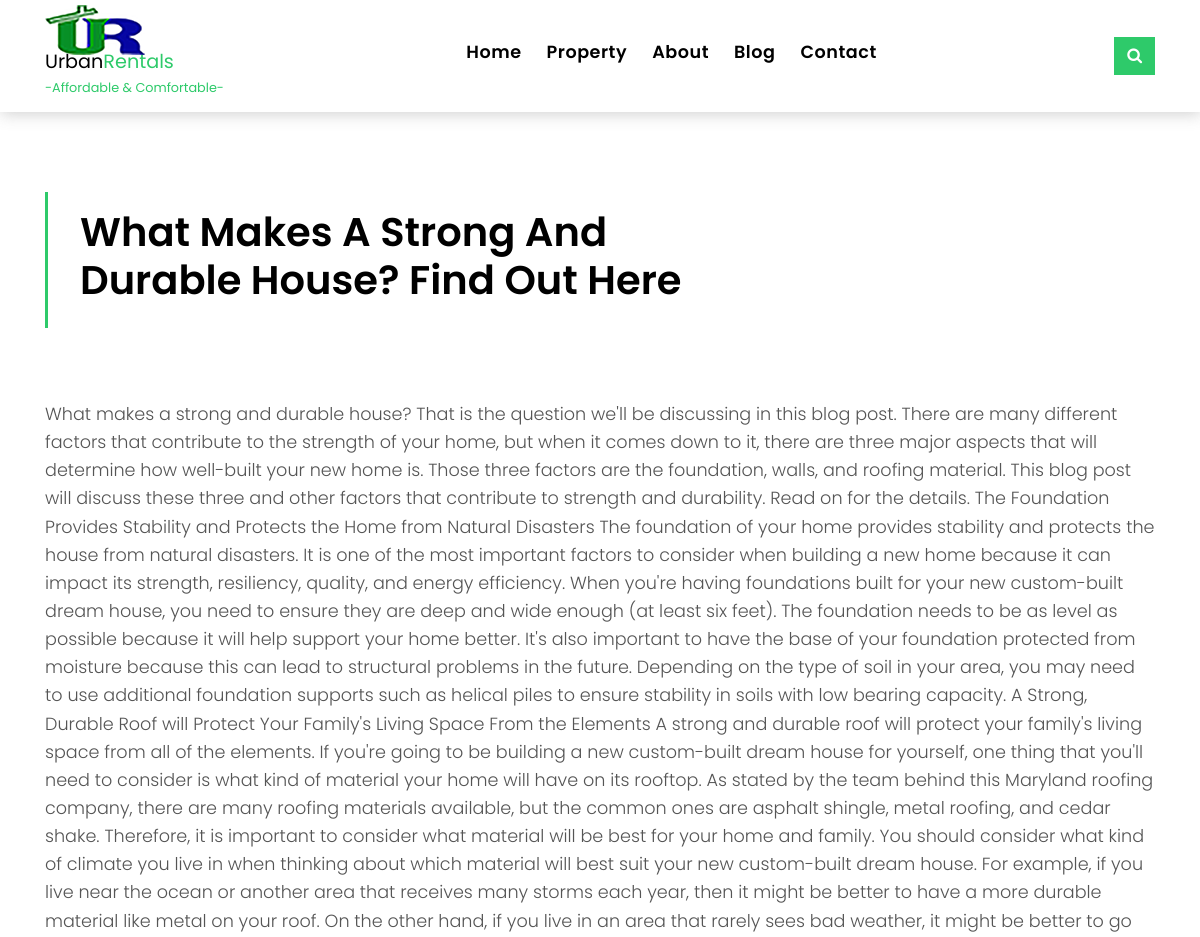
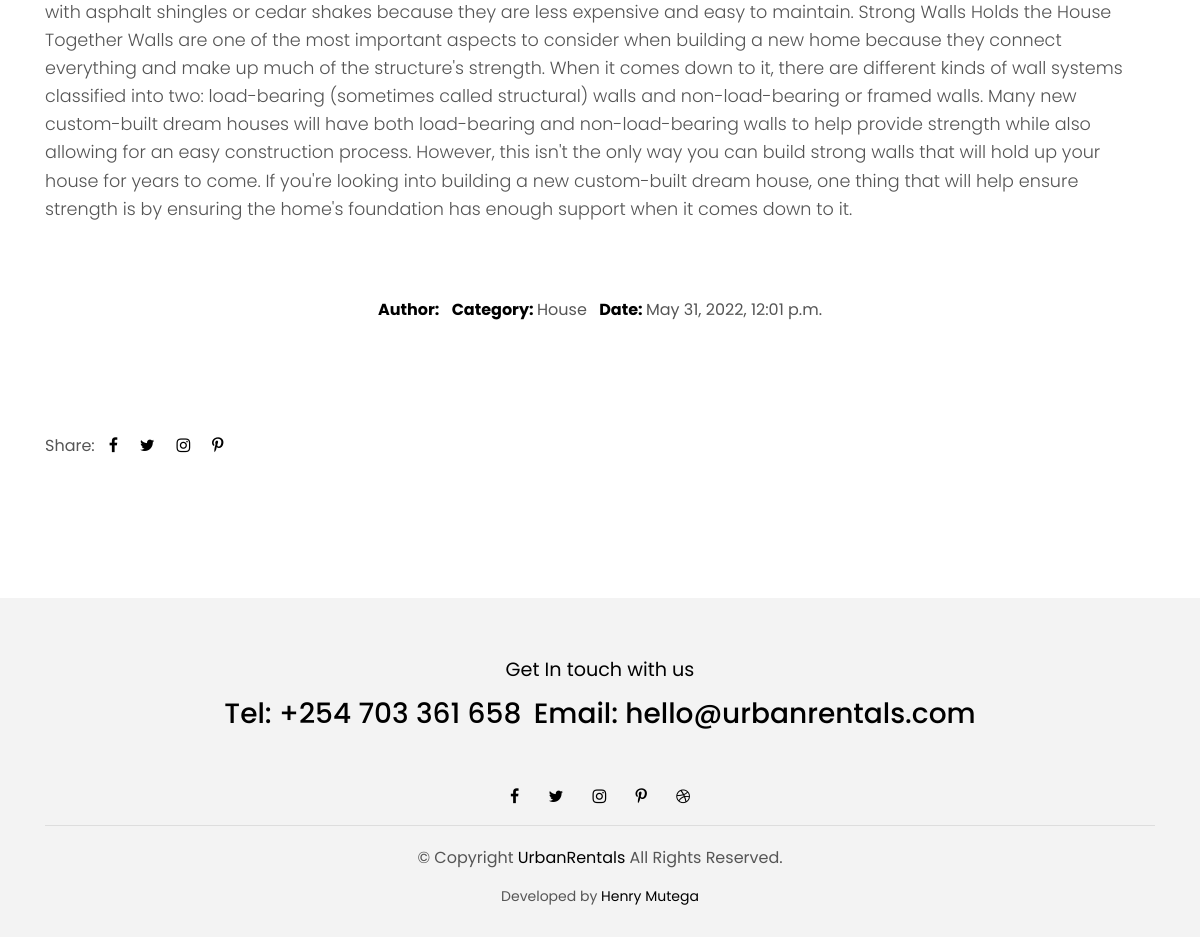
The page /blogsingle/1 on the database its author committed (2 pictures, top to bottom).
### rental/models.py (models this page shows, shortened)
class Blog(models.Model):
    title = models.CharField(max_length = 60)
    post = models.TextField()
    pub_date = models.DateTimeField(auto_now_add=True)
    blogimage = models.ImageField(upload_to = 'blog/')
    category = models.CharField(max_length=30)

### rental/views.py (the view)
# urls.py: url(r'^blogsingle/(\d+)',views.blogsingle,name ='blogsingle'),
def blogsingle(request, blog_id):
    blogsingle = Blog.objects.get(id=blog_id)
    return render(request, 'blogsingle.html', {"blogsingle":blogsingle})

### rental/templates/blogsingle.html (shortened to what this page needs)
{% load static %}
<!DOCTYPE html>
<html lang="en">
<head>
  <link href="{% static 'lib/bootstrap/css/bootstrap.min.css'%}" rel="stylesheet">
  <link href="{% static 'lib/font-awesome/css/font-awesome.min.css'%}"rel="stylesheet">
  <link href="{% static 'lib/animate/animate.min.css'%}" rel="stylesheet">
  <link href="{% static 'lib/ionicons/css/ionicons.min.css'%}" rel="stylesheet">
  <link href="{% static 'lib/owlcarousel/assets/owl.carousel.min.css'%}" rel="stylesheet">
  <link href="{% static 'csss/styles.css'%}" rel="stylesheet">
</head>
<body>
  {% include "header.html" %}
  <section class="intro-single">
    <div class="container">
      <div class="row">
        <div class="col-md-12 col-lg-8">
          <div class="title-single-box">
            <h1 class="title-single">{{blogsingle.title}}</h1>
          </div>
        </div>
      </div>
    </div>
  </section>
  <section class="news-single nav-arrow-b">
    <div class="container">
      <div class="row">
        <div class="col-sm-12">
          <div class="news-img-box">
          </div>
        </div>
        <div class="col-md-12">
          <div class="post-content color-text-a">
            <p>{{blogsingle.post}}</p>
          </div>
          <div class="post-information">
            <ul class="list-inline text-center color-a">
              <li class="list-inline-item mr-2">
                <strong>Author: </strong>
              </li>
              <li class="list-inline-item mr-2">
                <strong>Category: </strong>
                <span class="color-text-a">{{blogsingle.category}}</span>
              </li>
              <li class="list-inline-item">
                <strong>Date: </strong>
                <span class="color-text-a">{{blogsingle.pub_date}}</span>
              </li>
            </ul>
          </div>
          <div class="post-footer">
            <div class="post-share">
              <span>Share: </span>
              <ul class="list-inline socials">
                <li class="list-inline-item">
                  <a href="#">
                    <i class="fa fa-facebook" aria-hidden="true"></i>
                  </a>
                </li>
                <li class="list-inline-item">
                  <a href="#">
                    <i class="fa fa-twitter" aria-hidden="true"></i>
                  </a>
                </li>
                <li class="list-inline-item">
                  <a href="#">
                    <i class="fa fa-instagram" aria-hidden="true"></i>
                  </a>
                </li>
                <li class="list-inline-item">
                  <a href="#">
                    <i class="fa fa-pinterest-p" aria-hidden="true"></i>
                  </a>
                </li>
              </ul>
            </div>
          </div>
        </div>
      </div>
    </div>
  </section>
  {% include "footer.html" %}
</body>
</html>

### static/csss/styles.css (style rules this page uses)
body { font-family: 'Poppins', sans-serif; color: #555555; }
h1, h2, h3, h4, h5, h6 { color: #000000; }
a { color: #000000; transition: all .5s ease; }
.color-a { color: #000000; }
.color-text-a { color: #555555; }
.intro-single { padding: 12rem 0 3rem; }
.intro-single .title-single-box { padding: 1rem 0 1rem 2rem; }
.intro-single .title-single-box { border-left: 3px solid #2eca6a; }
.intro-single .title-single-box .title-single { font-weight: 600; font-size: 2.2rem; }
.post-information { padding: 3rem 0; }
.post-content { font-size: 1.1rem; font-weight: 300; line-height: 1.6; }
.post-content p { margin-bottom: 1.7rem; }
.post-footer { padding: 3rem 0 4rem; }
.post-share .socials { display: inline-block; }
.post-share .socials li { margin-left: .6rem; }
@media (min-width: 768px) { .intro-single .title-single-box .title-single { font-size: 2.1rem; } }
@media (min-width: 992px) { .intro-single .title-single-box .title-single { font-size: 2.5rem; } }

### rows shown on the page
Blog: title "What Makes A Strong And Durable House? Find Out Here", post "What makes a strong and durable house? That is the question we'll be discussing in this blog post. There are many different factors that contribute to the strength of your home, but when it comes down to it, there are three major aspects that will determine how well-built your new home is. Those three factors are the foundation, walls, and roofing material. This blog post will discuss these three and other factors that contribute to strength and durability. Read on for the details. The Foundation Provides Stability and Protects the Home from Natural Disasters The foundation of your home provides stability and protects the house from natural disasters. It is one of the most important factors…", category "House", pub_date "May 31, 2022, 12:01 p.m."
